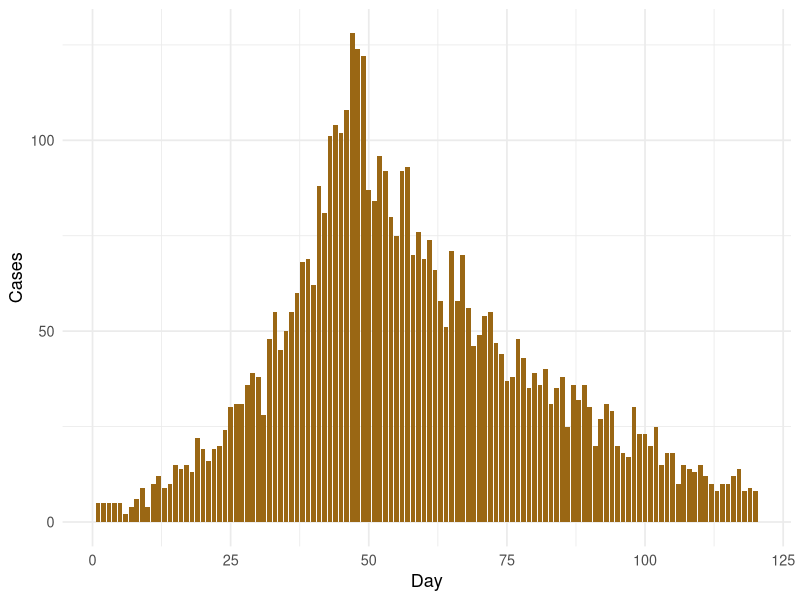
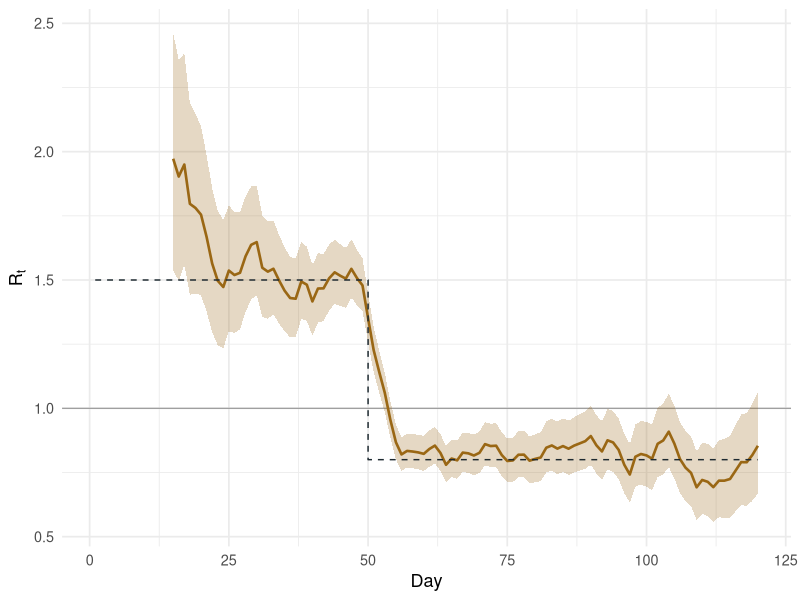

R code for these plots, in order:
## ---- chunk 1
library(ggplot2)

set.seed(1)

days <- 1:120
w <- dgamma(1:21, shape = 6, rate = 1)
w <- w / sum(w)

infectiousness <- function(inc, t) {
  s <- 1:min(t - 1, length(w))
  sum(inc[t - s] * w[s])
}
## ---- chunk 2
#| fig-cap: "Simulated daily incidence."
#| fig-width: 7
#| fig-height: 3.2
rt_true <- ifelse(days < 50, 1.5, 0.8)

inc <- numeric(length(days))
inc[1:5] <- 5

for (t in 6:length(days)) {
  inc[t] <- rpois(1, rt_true[t] * infectiousness(inc, t))
}

ggplot(data.frame(day = days, cases = inc), aes(day, cases)) +
  geom_col(fill = "#9A6714", width = 0.85) +
  labs(x = "Day", y = "Cases") +
  theme_minimal(base_size = 13)
## ---- chunk 3
tau <- 7
a <- 1
b <- 5

lambda <- c(0, sapply(2:length(days), \(t) infectiousness(inc, t)))

est <- data.frame(day = 15:length(days))
est$shape <- sapply(est$day, \(t) a + sum(inc[(t - tau + 1):t]))
est$rate <- sapply(est$day, \(t) 1 / b + sum(lambda[(t - tau + 1):t]))
est$mean <- est$shape / est$rate
est$lo <- qgamma(0.025, est$shape, est$rate)
est$hi <- qgamma(0.975, est$shape, est$rate)
## ---- chunk 4
#| fig-cap: "Estimated Rt with a 95% credible interval. The dashed line is the true value."
#| fig-width: 7
#| fig-height: 3.6
ggplot(est, aes(day)) +
  geom_hline(yintercept = 1, colour = "grey60", linewidth = 0.4) +
  geom_ribbon(aes(ymin = lo, ymax = hi), fill = "#9A6714", alpha = 0.25) +
  geom_line(aes(y = mean), colour = "#9A6714", linewidth = 0.9) +
  geom_step(data = data.frame(day = days, rt = rt_true), aes(y = rt), linetype = "dashed", colour = "#1D2930") +
  labs(x = "Day", y = expression(R[t])) +
  theme_minimal(base_size = 13)
